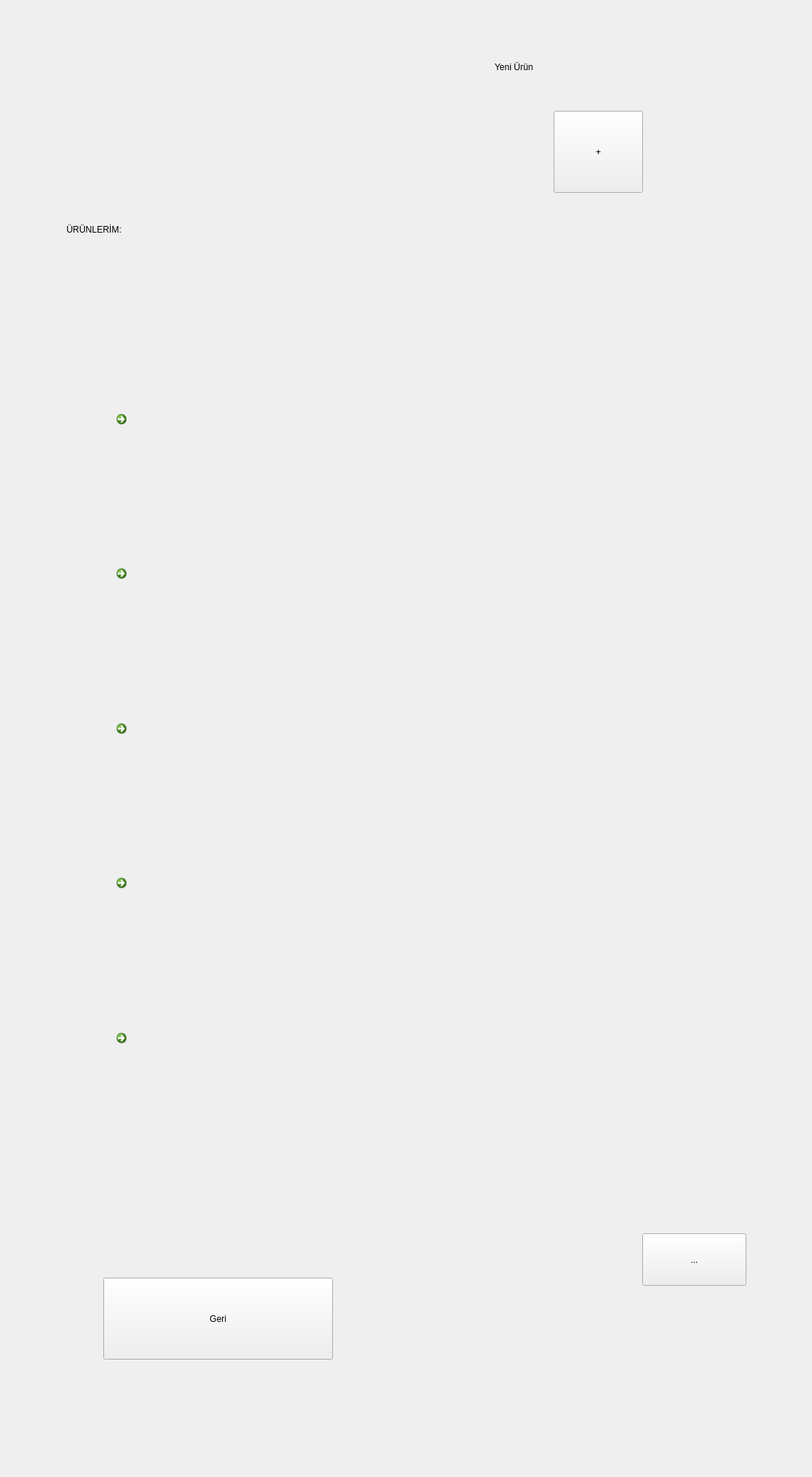
<?xml version="1.0" encoding="UTF-8"?>
<ui version="4.0">
 <class>UreticiProfil</class>
 <widget class="QWidget" name="UreticiProfil">
  <property name="geometry">
   <rect>
    <x>0</x>
    <y>0</y>
    <width>1100</width>
    <height>2000</height>
   </rect>
  </property>
  <property name="windowTitle">
   <string>Üretici Profil Ekranı</string>
  </property>
  <widget class="QLabel" name="label">
   <property name="geometry">
    <rect>
     <x>90</x>
     <y>220</y>
     <width>621</width>
     <height>181</height>
    </rect>
   </property>
   <property name="styleSheet">
    <string notr="true">font: 75 35pt &quot;MS Shell Dlg 2&quot;;</string>
   </property>
   <property name="text">
    <string>ÜRÜNLERİM:</string>
   </property>
  </widget>
  <widget class="QPushButton" name="push_geri_2">
   <property name="geometry">
    <rect>
     <x>140</x>
     <y>1730</y>
     <width>311</width>
     <height>111</height>
    </rect>
   </property>
   <property name="styleSheet">
    <string notr="true">font: 75 30pt &quot;MS Shell Dlg 2&quot;;</string>
   </property>
   <property name="text">
    <string>Geri</string>
   </property>
  </widget>
  <widget class="QWidget" name="verticalLayoutWidget">
   <property name="geometry">
    <rect>
     <x>150</x>
     <y>550</y>
     <width>771</width>
     <height>1041</height>
    </rect>
   </property>
   <layout class="QVBoxLayout" name="verticalLayout">
    <item>
     <widget class="QCommandLinkButton" name="LinkButton_3">
      <property name="styleSheet">
       <string notr="true">font: 75 10pt &quot;MS Shell Dlg 2&quot;;</string>
      </property>
      <property name="text">
       <string/>
      </property>
     </widget>
    </item>
    <item>
     <widget class="QCommandLinkButton" name="LinkButton_1">
      <property name="text">
       <string/>
      </property>
     </widget>
    </item>
    <item>
     <widget class="QCommandLinkButton" name="LinkButton_5">
      <property name="text">
       <string/>
      </property>
     </widget>
    </item>
    <item>
     <widget class="QCommandLinkButton" name="LinkButton_4">
      <property name="text">
       <string/>
      </property>
     </widget>
    </item>
    <item>
     <widget class="QCommandLinkButton" name="LinkButton_2">
      <property name="text">
       <string/>
      </property>
     </widget>
    </item>
   </layout>
  </widget>
  <widget class="QLabel" name="label_2">
   <property name="geometry">
    <rect>
     <x>670</x>
     <y>60</y>
     <width>341</width>
     <height>61</height>
    </rect>
   </property>
   <property name="styleSheet">
    <string notr="true">font: 75 25pt &quot;MS Shell Dlg 2&quot;;</string>
   </property>
   <property name="text">
    <string>Yeni Ürün </string>
   </property>
  </widget>
  <widget class="QPushButton" name="pushButton_2">
   <property name="geometry">
    <rect>
     <x>750</x>
     <y>150</y>
     <width>121</width>
     <height>111</height>
    </rect>
   </property>
   <property name="styleSheet">
    <string notr="true">font: 75 70pt &quot;MS Shell Dlg 2&quot;;</string>
   </property>
   <property name="text">
    <string>+</string>
   </property>
  </widget>
  <widget class="QToolButton" name="toolButton">
   <property name="geometry">
    <rect>
     <x>870</x>
     <y>1670</y>
     <width>141</width>
     <height>71</height>
    </rect>
   </property>
   <property name="styleSheet">
    <string notr="true">font: 75 50pt &quot;MS Shell Dlg 2&quot;;</string>
   </property>
   <property name="text">
    <string>...</string>
   </property>
  </widget>
 </widget>
 <resources/>
 <connections/>
</ui>
